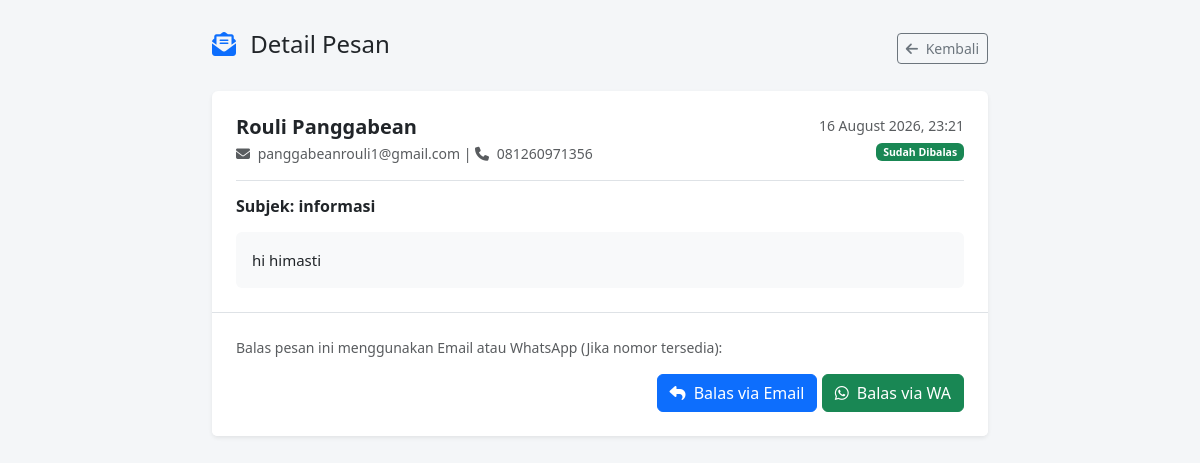
Page /admin/pesan/baca.php?id=2 (signed in) on the committed database.
### tables this page shows
CREATE TABLE `contacts` (
  `id` int(11) NOT NULL AUTO_INCREMENT,
  `name` varchar(100) NOT NULL,
  `email` varchar(100) NOT NULL,
  `phone` varchar(20) DEFAULT NULL,
  `subject` varchar(200) DEFAULT NULL,
  `message` text NOT NULL,
  `status` enum('unread','read','replied') DEFAULT 'unread',
  `created_at` timestamp NOT NULL DEFAULT current_timestamp(),
  PRIMARY KEY (`id`)
);

### admin/pesan/baca.php (the view, shortened to what this page needs)
<?php
require_once __DIR__ . '/../../config/database.php';
$id = $_GET['id'] ?? 0;
$stmt = $pdo->prepare("SELECT * FROM contacts WHERE id = ?");
$stmt->execute([$id]);
$pesan = $stmt->fetch();
?>
<!DOCTYPE html>
<html lang="id">
<head>
    <link href="https://cdn.jsdelivr.net/npm/bootstrap@5.3.0/dist/css/bootstrap.min.css" rel="stylesheet">
    <link rel="stylesheet" href="https://cdnjs.cloudflare.com/ajax/libs/font-awesome/6.4.0/css/all.min.css">
</head>
<body style="background: #f4f6f8; padding: 30px;">
    <div class="container max-w-3xl mx-auto" style="max-width: 800px;">
        <div class="d-flex justify-content-between align-items-center mb-4">
            <h4><i class="fas fa-envelope-open-text text-primary me-2"></i> Detail Pesan</h4>
            <a href="index.php" class="btn btn-outline-secondary btn-sm"><i class="fas fa-arrow-left me-1"></i> Kembali</a>
        </div>
        <div class="card border-0 shadow-sm mb-4">
            <div class="card-body p-4">
                <div class="d-flex justify-content-between border-bottom pb-3 mb-3">
                    <div>
                        <h5 class="fw-bold mb-1"><?= htmlspecialchars($pesan['name']) ?></h5>
                        <div class="text-muted small">
                            <i class="fas fa-envelope me-1"></i> <?= htmlspecialchars($pesan['email']) ?>
                            <?php if(!empty($pesan['phone'])): ?>
                            | <i class="fas fa-phone me-1"></i> <?= htmlspecialchars($pesan['phone']) ?>
                            <?php endif; ?>
                        </div>
                    </div>
                    <div class="text-end text-muted small">
                        <?= date('d F Y, H:i', strtotime($pesan['created_at'])) ?>
                        <div class="mt-1">
                            <?php if($pesan['status'] == 'read'): ?>
                                <span class="badge bg-info text-dark">Sudah Dibaca</span>
                            <?php elseif($pesan['status'] == 'replied'): ?>
                                <span class="badge bg-success">Sudah Dibalas</span>
                            <?php endif; ?>
                        </div>
                    </div>
                </div>
                <h6 class="fw-bold mb-3">Subjek: <?= htmlspecialchars($pesan['subject'] ?: '(Tanpa Subjek)') ?></h6>
                <div class="p-3 bg-light rounded" style="white-space: pre-wrap; font-size: 15px; line-height: 1.6;"><?= htmlspecialchars($pesan['message']) ?></div>
            </div>
            <div class="card-footer bg-white p-4 border-top text-end">
                <p class="text-muted small text-start mb-3">Balas pesan ini menggunakan Email atau WhatsApp (Jika nomor tersedia):</p>
                <a href="mailto:<?= htmlspecialchars($pesan['email']) ?>?subject=Balasan: <?= urlencode($pesan['subject']) ?>" class="btn btn-primary" target="_blank">
                    <i class="fas fa-reply me-1"></i> Balas via Email
                </a>
                <?php if(!empty($pesan['phone'])): ?>
                    <?php
                    $wa = preg_replace('/^0/', '62', preg_replace('/[^0-9]/', '', $pesan['phone']));
                    ?>
                    <a href="https://wa.me/<?= $wa ?>" class="btn btn-success" target="_blank">
                        <i class="fab fa-whatsapp me-1"></i> Balas via WA
                    </a>
                <?php endif; ?>
            </div>
        </div>
    </div>
</body>
</html>

### rows in the picture
contacts: name "Rouli Panggabean", email "panggabeanrouli1@gmail.com", phone "081260971356", created_at "16 August 2026, 23:21", subject "informasi", message "hi himasti"
